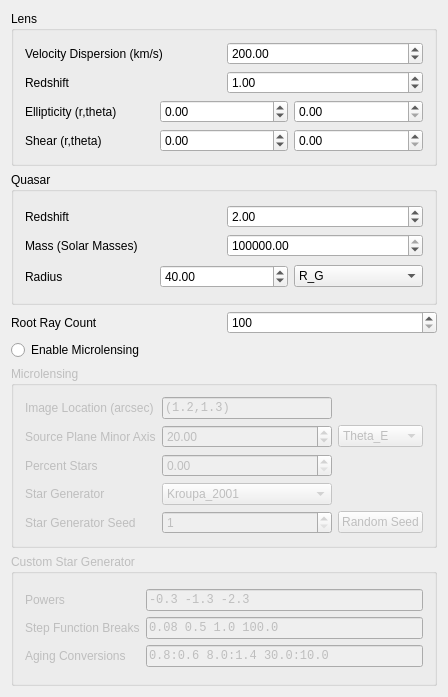
<?xml version="1.0" encoding="UTF-8"?>
<ui version="4.0">
 <class>ParametersView</class>
 <widget class="QWidget" name="ParametersView">
  <property name="geometry">
   <rect>
    <x>0</x>
    <y>0</y>
    <width>448</width>
    <height>697</height>
   </rect>
  </property>
  <property name="windowTitle">
   <string>ParametersView</string>
  </property>
  <layout class="QVBoxLayout" name="verticalLayout_2">
   <item>
    <widget class="QGroupBox" name="groupBox">
     <property name="title">
      <string>Lens</string>
     </property>
     <layout class="QVBoxLayout" name="verticalLayout_5">
      <item>
       <layout class="QGridLayout" name="gridLayout_3">
        <item row="1" column="0">
         <widget class="QLabel" name="label_9">
          <property name="text">
           <string>Redshift</string>
          </property>
         </widget>
        </item>
        <item row="0" column="1">
         <widget class="QDoubleSpinBox" name="vDispersionInput">
          <property name="maximum">
           <double>1000000000.000000000000000</double>
          </property>
          <property name="singleStep">
           <double>50.000000000000000</double>
          </property>
          <property name="value">
           <double>200.000000000000000</double>
          </property>
         </widget>
        </item>
        <item row="0" column="0">
         <widget class="QLabel" name="label_8">
          <property name="text">
           <string>Velocity Dispersion (km/s)</string>
          </property>
         </widget>
        </item>
        <item row="1" column="1">
         <widget class="QDoubleSpinBox" name="lRedshiftInput">
          <property name="maximum">
           <double>10.000000000000000</double>
          </property>
          <property name="singleStep">
           <double>0.100000000000000</double>
          </property>
          <property name="value">
           <double>1.000000000000000</double>
          </property>
         </widget>
        </item>
       </layout>
      </item>
      <item>
       <layout class="QGridLayout" name="gridLayout_4">
        <item row="0" column="0">
         <widget class="QLabel" name="label_10">
          <property name="text">
           <string>Ellipticity (r,theta)</string>
          </property>
         </widget>
        </item>
        <item row="0" column="1">
         <widget class="QDoubleSpinBox" name="ellipRInput">
          <property name="minimum">
           <double>-100.000000000000000</double>
          </property>
          <property name="maximum">
           <double>100.000000000000000</double>
          </property>
         </widget>
        </item>
        <item row="1" column="0">
         <widget class="QLabel" name="label_11">
          <property name="text">
           <string>Shear (r,theta)</string>
          </property>
         </widget>
        </item>
        <item row="0" column="2">
         <widget class="QDoubleSpinBox" name="ellipThetaInput">
          <property name="toolTip">
           <string>Angle in degrees.</string>
          </property>
          <property name="whatsThis">
           <string>Angle in Degrees.</string>
          </property>
          <property name="maximum">
           <double>359.000000000000000</double>
          </property>
         </widget>
        </item>
        <item row="1" column="1">
         <widget class="QDoubleSpinBox" name="shearRInput">
          <property name="minimum">
           <double>-100.000000000000000</double>
          </property>
          <property name="maximum">
           <double>100.000000000000000</double>
          </property>
         </widget>
        </item>
        <item row="1" column="2">
         <widget class="QDoubleSpinBox" name="shearThetaInput">
          <property name="toolTip">
           <string>Angle in degrees</string>
          </property>
          <property name="whatsThis">
           <string>Angle in Degrees.</string>
          </property>
          <property name="maximum">
           <double>359.000000000000000</double>
          </property>
         </widget>
        </item>
       </layout>
      </item>
     </layout>
    </widget>
   </item>
   <item>
    <widget class="QGroupBox" name="groupBox_2">
     <property name="title">
      <string>Quasar</string>
     </property>
     <layout class="QVBoxLayout" name="verticalLayout_4">
      <item>
       <layout class="QGridLayout" name="gridLayout_5">
        <item row="0" column="0">
         <widget class="QLabel" name="label_12">
          <property name="text">
           <string>Redshift</string>
          </property>
         </widget>
        </item>
        <item row="0" column="1">
         <widget class="QDoubleSpinBox" name="qRedshiftInput">
          <property name="maximum">
           <double>10.000000000000000</double>
          </property>
          <property name="value">
           <double>2.000000000000000</double>
          </property>
         </widget>
        </item>
        <item row="1" column="1">
         <widget class="QDoubleSpinBox" name="qMassInput">
          <property name="maximum">
           <double>100000000000000004764729344.000000000000000</double>
          </property>
          <property name="value">
           <double>1000000000.000000000000000</double>
          </property>
         </widget>
        </item>
        <item row="1" column="0">
         <widget class="QLabel" name="label_13">
          <property name="text">
           <string>Mass (Solar Masses)</string>
          </property>
         </widget>
        </item>
       </layout>
      </item>
      <item>
       <layout class="QGridLayout" name="gridLayout_6">
        <item row="0" column="0">
         <widget class="QLabel" name="label_14">
          <property name="text">
           <string>Radius</string>
          </property>
         </widget>
        </item>
        <item row="0" column="1">
         <widget class="QDoubleSpinBox" name="qRadiusInput">
          <property name="maximum">
           <double>10000000000000000000000.000000000000000</double>
          </property>
          <property name="value">
           <double>40.000000000000000</double>
          </property>
         </widget>
        </item>
        <item row="0" column="2">
         <widget class="QComboBox" name="qRadiusUnit">
          <item>
           <property name="text">
            <string>R_G</string>
           </property>
          </item>
          <item>
           <property name="text">
            <string>uas</string>
           </property>
          </item>
          <item>
           <property name="text">
            <string>Theta_E</string>
           </property>
          </item>
          <item>
           <property name="text">
            <string>arcsec</string>
           </property>
          </item>
         </widget>
        </item>
       </layout>
      </item>
     </layout>
    </widget>
   </item>
   <item>
    <layout class="QHBoxLayout" name="horizontalLayout">
     <item>
      <widget class="QLabel" name="label_15">
       <property name="maximumSize">
        <size>
         <width>16777215</width>
         <height>16777215</height>
        </size>
       </property>
       <property name="text">
        <string>Root Ray Count</string>
       </property>
      </widget>
     </item>
     <item>
      <widget class="QSpinBox" name="rootRayInput">
       <property name="toolTip">
        <string extracomment="The square root of the number of rays you want to send">The square root of the number of rays you want to send</string>
       </property>
       <property name="minimum">
        <number>100</number>
       </property>
       <property name="maximum">
        <number>999999999</number>
       </property>
      </widget>
     </item>
    </layout>
   </item>
   <item>
    <widget class="QRadioButton" name="enableMicrolensing">
     <property name="toolTip">
      <string>Selecting this box will cause the ParametersView to generate MicrolensingParameters, rather than a Parameters object for macrolensing</string>
     </property>
     <property name="text">
      <string>Enable Microlensing</string>
     </property>
    </widget>
   </item>
   <item>
    <widget class="QGroupBox" name="microlensingPane">
     <property name="enabled">
      <bool>false</bool>
     </property>
     <property name="title">
      <string>Microlensing</string>
     </property>
     <layout class="QVBoxLayout" name="verticalLayout">
      <item>
       <layout class="QGridLayout" name="gridLayout">
        <item row="3" column="0">
         <widget class="QLabel" name="label_3">
          <property name="text">
           <string>Star Generator</string>
          </property>
         </widget>
        </item>
        <item row="3" column="1">
         <widget class="QComboBox" name="imfInput">
          <item>
           <property name="text">
            <string>Kroupa_2001</string>
           </property>
          </item>
          <item>
           <property name="text">
            <string>Pooley_2011</string>
           </property>
          </item>
          <item>
           <property name="text">
            <string>Aged_galaxy</string>
           </property>
          </item>
          <item>
           <property name="text">
            <string>Custom</string>
           </property>
          </item>
         </widget>
        </item>
        <item row="2" column="0">
         <widget class="QLabel" name="label_4">
          <property name="text">
           <string>Percent Stars</string>
          </property>
         </widget>
        </item>
        <item row="1" column="0">
         <widget class="QLabel" name="label_2">
          <property name="text">
           <string>Source Plane Minor Axis</string>
          </property>
         </widget>
        </item>
        <item row="0" column="0">
         <widget class="QLabel" name="label">
          <property name="text">
           <string>Image Location (arcsec)</string>
          </property>
         </widget>
        </item>
        <item row="2" column="1">
         <widget class="QDoubleSpinBox" name="pcntStarsInput">
          <property name="maximum">
           <double>100.000000000000000</double>
          </property>
         </widget>
        </item>
        <item row="0" column="1">
         <widget class="QLineEdit" name="imgLocInput">
          <property name="font">
           <font>
            <family>Monospace</family>
           </font>
          </property>
          <property name="toolTip">
           <string extracomment="Center of the image you want to simulate microlensing for, relative to the center of the galaxy.">Center of the image you want to simulate microlensing for, relative to the center of the galaxy.</string>
          </property>
          <property name="text">
           <string>(1.2,1.3)</string>
          </property>
         </widget>
        </item>
        <item row="1" column="2">
         <widget class="QComboBox" name="sPlaneDimUnit">
          <item>
           <property name="text">
            <string>Theta_E</string>
           </property>
          </item>
          <item>
           <property name="text">
            <string>R_G</string>
           </property>
          </item>
          <item>
           <property name="text">
            <string>uas</string>
           </property>
          </item>
         </widget>
        </item>
        <item row="1" column="1">
         <widget class="QDoubleSpinBox" name="sPlaneDimInput">
          <property name="maximum">
           <double>1000000000000000000.000000000000000</double>
          </property>
          <property name="value">
           <double>20.000000000000000</double>
          </property>
         </widget>
        </item>
        <item row="4" column="0">
         <widget class="QLabel" name="label_16">
          <property name="text">
           <string>Star Generator Seed</string>
          </property>
         </widget>
        </item>
        <item row="4" column="1">
         <widget class="QSpinBox" name="imfSeedInput">
          <property name="minimum">
           <number>1</number>
          </property>
          <property name="maximum">
           <number>999999999</number>
          </property>
         </widget>
        </item>
        <item row="4" column="2">
         <widget class="QPushButton" name="starSeedRandomizer">
          <property name="text">
           <string>Random Seed</string>
          </property>
         </widget>
        </item>
       </layout>
      </item>
     </layout>
    </widget>
   </item>
   <item>
    <widget class="QGroupBox" name="customStarGenBox">
     <property name="enabled">
      <bool>false</bool>
     </property>
     <property name="title">
      <string>Custom Star Generator</string>
     </property>
     <layout class="QVBoxLayout" name="verticalLayout_6">
      <item>
       <layout class="QGridLayout" name="gridLayout_2">
        <item row="1" column="1">
         <widget class="QLineEdit" name="imfStepsInput">
          <property name="font">
           <font>
            <family>Monospace</family>
           </font>
          </property>
          <property name="toolTip">
           <string>Break points in the broken power law distribution, as well as the extreme values. Should follow the pattern &quot;minimumMass break1 break2 ... maxMass&quot;. Star masses will only be generated between minMass and maxMass, in solar masses.</string>
          </property>
          <property name="whatsThis">
           <string>break points in the broken power law distribution, as well as the extreme values. Should follow the pattern &quot;minimumMass break1 break2 ... maxMass&quot;. Star masses will only be generated between minMass and maxMass, in solar masses.</string>
          </property>
          <property name="text">
           <string>0.08 0.5 1.0 100.0</string>
          </property>
         </widget>
        </item>
        <item row="0" column="0">
         <widget class="QLabel" name="label_5">
          <property name="text">
           <string>Powers</string>
          </property>
         </widget>
        </item>
        <item row="1" column="0">
         <widget class="QLabel" name="label_6">
          <property name="text">
           <string>Step Function Breaks</string>
          </property>
         </widget>
        </item>
        <item row="0" column="1">
         <widget class="QLineEdit" name="imfPowersInput">
          <property name="font">
           <font>
            <family>Monospace</family>
           </font>
          </property>
          <property name="toolTip">
           <string>Exponents for a broken power law mass distribution, space-delimited.</string>
          </property>
          <property name="whatsThis">
           <string>Exponents for a broken power law mass distribution, space-delimited.</string>
          </property>
          <property name="text">
           <string>-0.3 -1.3 -2.3</string>
          </property>
         </widget>
        </item>
        <item row="2" column="0">
         <widget class="QLabel" name="label_7">
          <property name="text">
           <string>Aging Conversions</string>
          </property>
         </widget>
        </item>
        <item row="2" column="1">
         <widget class="QLineEdit" name="imfAgingInput">
          <property name="font">
           <font>
            <family>Monospace</family>
           </font>
          </property>
          <property name="toolTip">
           <string>Threshold values for replacing heavy-mass stars with compact objects. Ex. &quot;0.8:0.6 8.0:1.4&quot; will replace all masses between 0.8 and 8.0 with 0.6, and all masses greater than 8.0 with 1.4</string>
          </property>
          <property name="whatsThis">
           <string>Threshold values for replacing heavy-mass stars with compact objects. Ex. &quot;0.8:0.6 8.0:1.4&quot; will replace all masses between 0.8 and 8.0 with 0.6, and all masses greater than 8.0 with 1.4</string>
          </property>
          <property name="text">
           <string>0.8:0.6 8.0:1.4 30.0:10.0</string>
          </property>
         </widget>
        </item>
       </layout>
      </item>
     </layout>
    </widget>
   </item>
  </layout>
 </widget>
 <layoutdefault spacing="6" margin="11"/>
 <resources/>
 <connections>
  <connection>
   <sender>enableMicrolensing</sender>
   <signal>toggled(bool)</signal>
   <receiver>microlensingPane</receiver>
   <slot>setEnabled(bool)</slot>
   <hints>
    <hint type="sourcelabel">
     <x>223</x>
     <y>585</y>
    </hint>
    <hint type="destinationlabel">
     <x>223</x>
     <y>749</y>
    </hint>
   </hints>
  </connection>
 </connections>
</ui>
